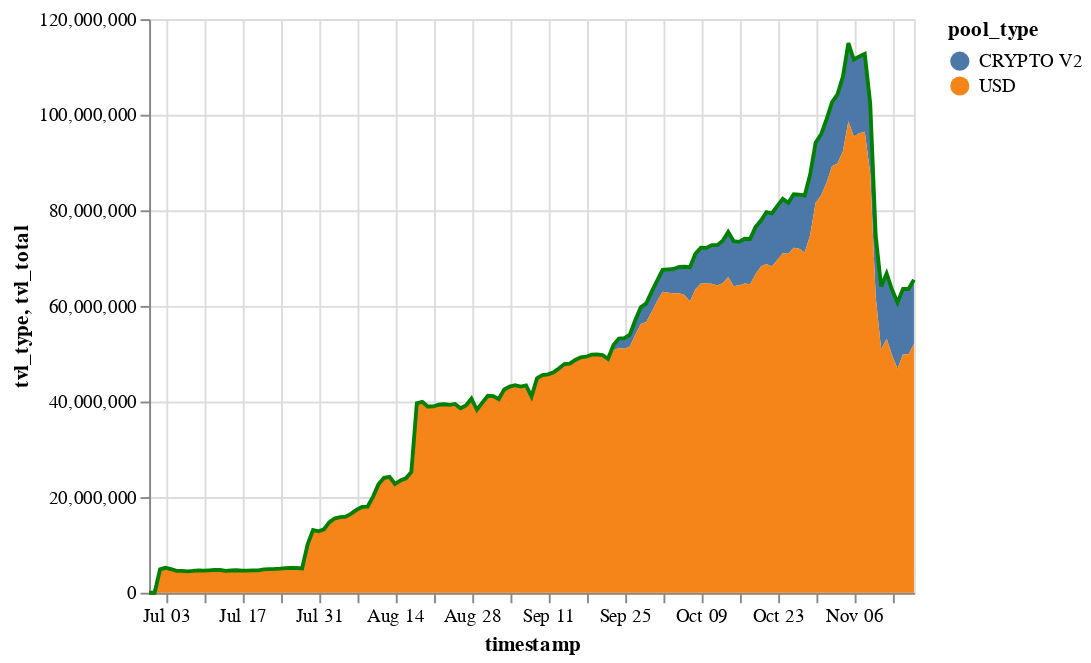

Source (notebook cell):
### Code cell
(
    alt.Chart(df_tvl_type)
    .mark_area()
    .encode(
        x="timestamp:T", 
        y="tvl_type:Q", 
        color="pool_type:N", 
        tooltip=["pool_type:N", alt.Tooltip("tvl_type:Q", format="$,d")]
    ) + 
    alt.Chart(df_tvl_total)
    .mark_line(color="green")
    .encode(
        x="timestamp:T", 
        y="tvl_total:Q", 
        tooltip=[alt.Tooltip("tvl_total:Q", format="$,d")]
    )
)

### Figure 1 — Vega-Lite specification as saved in the notebook (floating-point values rounded to 4 significant figures; data arrays with more than 128 entries replaced by an {"elided": "..."} marker saying what was removed)
{"config": {"view": {"continuousWidth": 400, "continuousHeight": 300}}, "layer": [{"data": {"name": "data-21fd416d6f63dd3d252ba02c56102280"}, "mark": "area", "encoding": {"color": {"field": "pool_type", "type": "nominal"}, "tooltip": [{"field": "pool_type", "type": "nominal"}, {"field": "tvl_type", "format": "$,d", "type": "quantitative"}], "x": {"field": "timestamp", "type": "temporal"}, "y": {"field": "tvl_type", "type": "quantitative"}}}, {"data": {"name": "data-030b12820dbbece2a8a5f1b48aa2ceb2"}, "mark": {"type": "line", "color": "green"}, "encoding": {"tooltip": [{"field": "tvl_total", "format": "$,d", "type": "quantitative"}], "x": {"field": "timestamp", "type": "temporal"}, "y": {"field": "tvl_total", "type": "quantitative"}}}], "$schema": "https://vega.github.io/schema/vega-lite/v4.17.0.json", "datasets": {"data-21fd416d6f63dd3d252ba02c56102280": {"elided": "218 records"}, "data-030b12820dbbece2a8a5f1b48aa2ceb2": {"elided": "141 records"}}}
